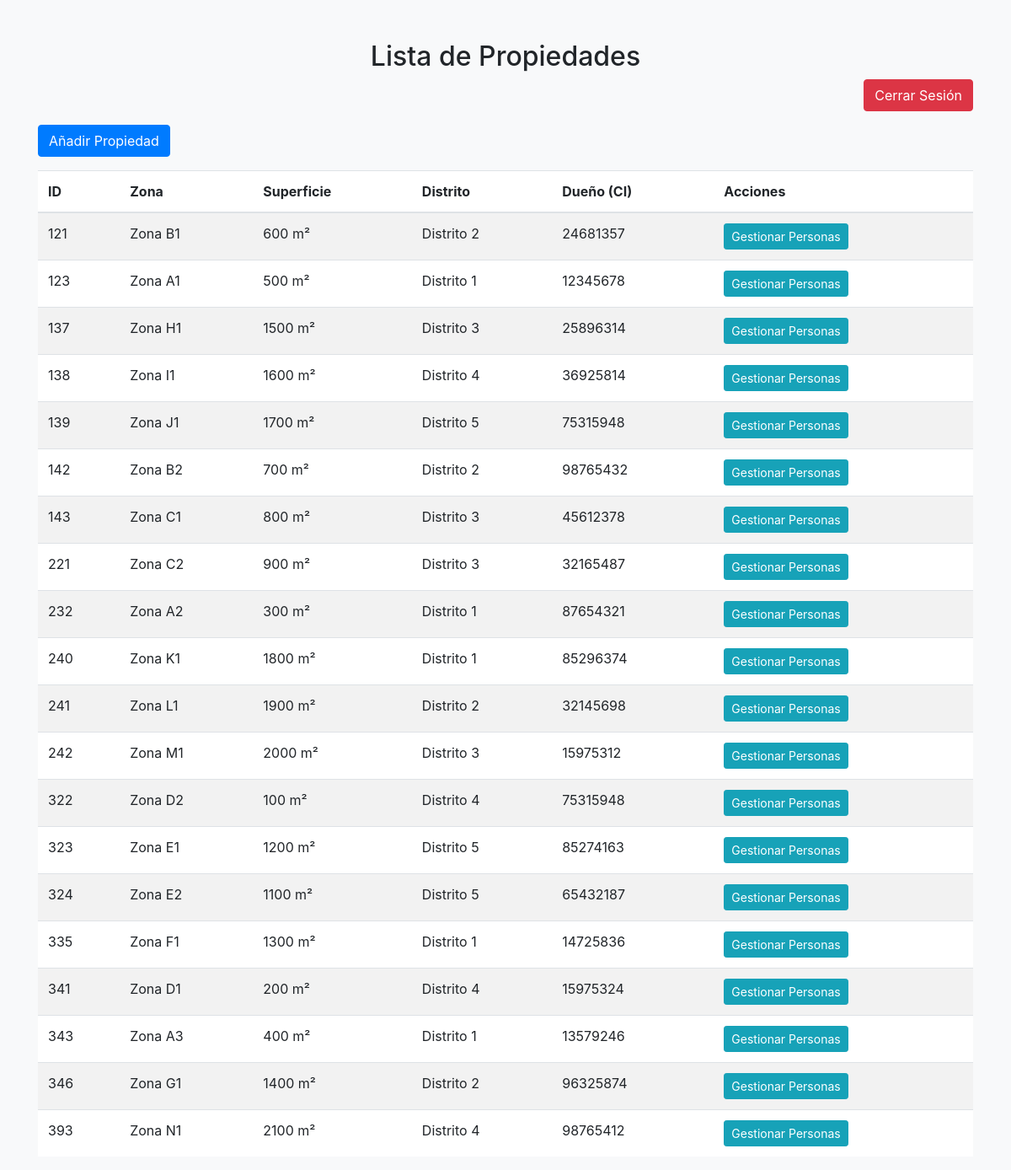
The app's page /1Examen324/pregunta2/propiedades.php (signed in) with its own data.
### tables this page shows
CREATE TABLE `catastro` (
  `id` int(11) NOT NULL,
  `zona` varchar(100) DEFAULT NULL,
  `Xini` decimal(10,2) DEFAULT NULL,
  `Yini` decimal(10,2) DEFAULT NULL,
  `Xfin` decimal(10,2) DEFAULT NULL,
  `superficie` int(11) DEFAULT NULL,
  `distrito` varchar(50) DEFAULT NULL,
  `ci` int(11) DEFAULT NULL
);

### 1Examen324/pregunta2/propiedades.php (the view, shortened to what this page needs)
<?php
$servername = "localhost";
$username = "root";
$password = "";
$dbname = "bdalan";
$conn = new mysqli($servername, $username, $password, $dbname);
$result = $conn->query("SELECT * FROM Catastro");
?>
<!DOCTYPE html>
<html lang="es">
<head>
    <link href="https://stackpath.bootstrapcdn.com/bootstrap/4.5.2/css/bootstrap.min.css" rel="stylesheet">
    <link href="styles.css" rel="stylesheet">
</head>
<body>
    <div class="container mt-5">
        <h2 class="text-center">Lista de Propiedades</h2>
        <div class="text-right mb-3">
            <a href="logout.php" class="btn btn-danger">Cerrar Sesión</a>
        </div>
        <a href="añadir_propiedad.php" class="btn btn-primary mb-3">Añadir Propiedad</a>
        <table class="table table-striped">
            <thead>
                <tr>
                    <th>ID</th>
                    <th>Zona</th>
                    <th>Superficie</th>
                    <th>Distrito</th>
                    <th>Dueño (CI)</th>
                    <th>Acciones</th>
                </tr>
            </thead>
            <tbody>
                <?php while ($row = $result->fetch_assoc()): ?>
                    <tr>
                        <td><?= $row['id']; ?></td>
                        <td><?= $row['zona']; ?></td>
                        <td><?= $row['superficie']; ?> m²</td>
                        <td><?= $row['distrito']; ?></td>
                        <td><?= $row['ci']; ?></td>
                        <td>
                            <a href="personas.php?id=<?= $row['id']; ?>" class="btn btn-info btn-sm">Gestionar Personas</a>
                        </td>
                    </tr>
                <?php endwhile; ?>
            </tbody>
        </table>
    </div>
</body>
</html>

### 1Examen324/pregunta2/styles.css (style rules this page uses)
body { background-color: #f8f9fa; }
.btn-primary { background-color: #007bff; border-color: #007bff; }
.btn-danger { background-color: #dc3545; border-color: #dc3545; }
.table { background-color: white; }

### records on screen
catastro: id "121", zona "Zona B1", superficie "600", distrito "Distrito 2", ci "24681357"
catastro: id "123", zona "Zona A1", superficie "500", distrito "Distrito 1", ci "12345678"
catastro: id "137", zona "Zona H1", superficie "1500", distrito "Distrito 3", ci "25896314"
catastro: id "138", zona "Zona I1", superficie "1600", distrito "Distrito 4", ci "36925814"
catastro: id "139", zona "Zona J1", superficie "1700", distrito "Distrito 5", ci "75315948"
catastro: id "142", zona "Zona B2", superficie "700", distrito "Distrito 2", ci "98765432"
catastro: id "143", zona "Zona C1", superficie "800", distrito "Distrito 3", ci "45612378"
catastro: id "221", zona "Zona C2", superficie "900", distrito "Distrito 3", ci "32165487"
catastro: id "232", zona "Zona A2", superficie "300", distrito "Distrito 1", ci "87654321"
catastro: id "240", zona "Zona K1", superficie "1800", distrito "Distrito 1", ci "85296374"
catastro: id "241", zona "Zona L1", superficie "1900", distrito "Distrito 2", ci "32145698"
catastro: id "242", zona "Zona M1", superficie "2000", distrito "Distrito 3", ci "15975312"
catastro: id "322", zona "Zona D2", superficie "100", distrito "Distrito 4", ci "75315948"
catastro: id "323", zona "Zona E1", superficie "1200", distrito "Distrito 5", ci "85274163"
catastro: id "324", zona "Zona E2", superficie "1100", distrito "Distrito 5", ci "65432187"
catastro: id "335", zona "Zona F1", superficie "1300", distrito "Distrito 1", ci "14725836"
catastro: id "341", zona "Zona D1", superficie "200", distrito "Distrito 4", ci "15975324"
catastro: id "343", zona "Zona A3", superficie "400", distrito "Distrito 1", ci "13579246"
catastro: id "346", zona "Zona G1", superficie "1400", distrito "Distrito 2", ci "96325874"
catastro: id "393", zona "Zona N1", superficie "2100", distrito "Distrito 4", ci "98765412"
